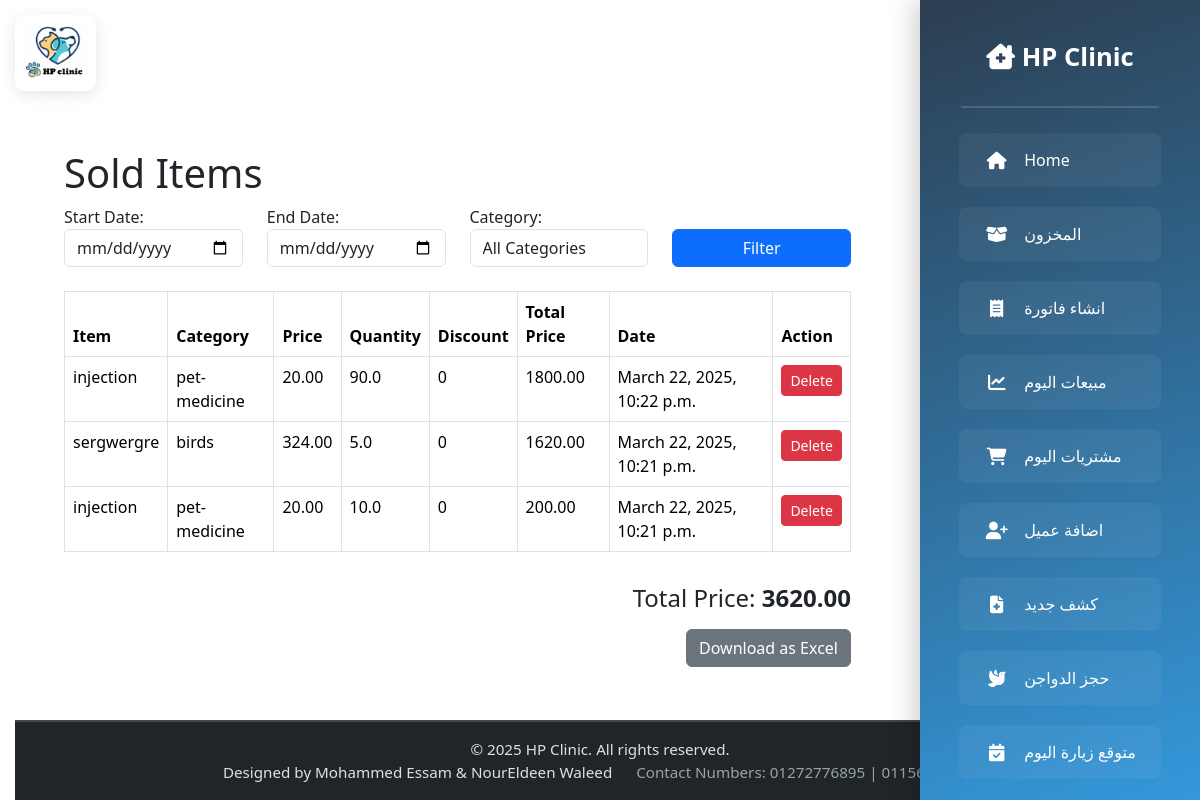
/sold-items/ (signed in), run on an earlier commit of the app's database.
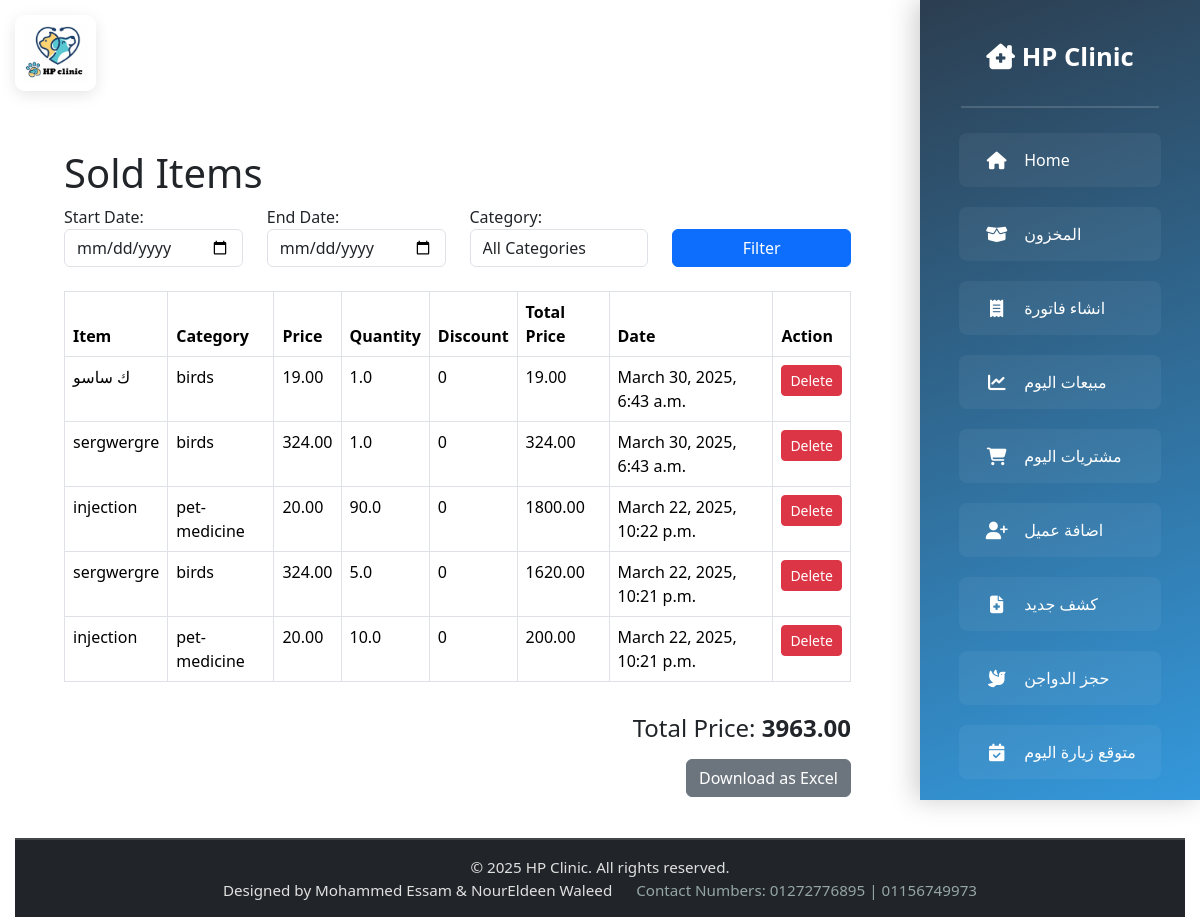
And on a later commit of the database.
### invoice/models.py (models this page shows, shortened)
class Invoice(models.Model):
    category = models.CharField(max_length=100)
    item = models.ForeignKey(Item, on_delete=models.SET_NULL, null=True)
    price = models.DecimalField(max_digits=10, decimal_places=2, default=0.00)
    quantity = models.FloatField(default=1)  # Changed to FloatField
    discount = models.IntegerField(default=0)
    total_price = models.DecimalField(max_digits=10, decimal_places=2, default=0.00)
    date = models.DateTimeField(auto_now_add=True)
    exp = models.DateField()

### prices/models.py (models this page shows, shortened)
class Item(models.Model):
    name = models.CharField(max_length=100)
    category = models.ForeignKey(Category, on_delete=models.CASCADE)
    price = models.IntegerField()
    quantity = models.FloatField()  # Changed to FloatField
    exp = models.DateField(default=datetime.date.today, null=True, blank=True)
    is_deleted = models.BooleanField(default=False)

### vetlogin/views.py (the view)
    def wrapper(request, *args, **kwargs):
        if request.user.username not in ALLOWED_USERS:
            return HttpResponseForbidden("You are not authorized to access this page.")
        return view_func(request, *args, **kwargs)

### vetlogin/views.py (called while the page is built)
def user_restricted(view_func):
    def wrapper(request, *args, **kwargs):
        if request.user.username not in ALLOWED_USERS:
            return HttpResponseForbidden("You are not authorized to access this page.")
        return view_func(request, *args, **kwargs)
    return wrapper

### templates/solditemspage/sold_items.html (shortened to what this page needs)
{% extends 'base.html' %}
{% block content %}
<div class="container">
    <h1>Sold Items</h1>
    <form method="get">
        <div class="row mb-3">
            <div class="col-12 col-md-3 mb-2">
                <label for="start_date">Start Date:</label>
                <input type="date" name="start_date" id="start_date" value="{{ start_date }}" class="form-control">
            </div>
            <div class="col-12 col-md-3 mb-2">
                <label for="end_date">End Date:</label>
                <input type="date" name="end_date" id="end_date" value="{{ end_date }}" class="form-control">
            </div>
            <div class="col-12 col-md-3 mb-2">
                <label for="category">Category:</label>
                <select name="category" id="category" class="form-control">
                    <option value="">All Categories</option>
                </select>
            </div>
            <div class="col-12 col-md-3 d-flex align-items-end mb-2">
                <button type="submit" class="btn btn-primary w-100">Filter</button>
            </div>
        </div>
    </form>
    <div class="table-responsive">
        <table class="table table-bordered">
            <thead>
                <tr>
                    <th>Item</th>
                    <th>Category</th>
                    <th>Price</th>
                    <th>Quantity</th>
                    <th>Discount</th>
                    <th>Total Price</th>
                    <th>Date</th>
                    <th>Action</th>
                </tr>
            </thead>
            <tbody>
                {% for invoice in invoices %}
                    <tr>
                        <td data-label="Item">
                            {% if invoice.item %}
                                {{ invoice.item.name }}
                            {% else %}
                                Deleted Item
                            {% endif %}
                        </td>
                        <td data-label="Category">{{ invoice.category }}</td>
                        <td data-label="Price">{{ invoice.price }}</td>
                        <td data-label="Quantity">{{ invoice.quantity }}</td>
                        <td data-label="Discount">{{ invoice.discount }}</td>
                        <td data-label="Total Price">{{ invoice.total_price }}</td>
                        <td data-label="Date">{{ invoice.date }}</td>
                        <td data-label="Action">
                            <form action="{% url 'delete_invoice' invoice.id %}" method="post">
                                <button type="submit" class="btn btn-danger btn-sm">Delete</button>
                            </form>
                        </td>
                    </tr>
                {% empty %}
                    <tr>
                        <td colspan="8" class="text-center">No invoices found.</td>
                    </tr>
                {% endfor %}
            </tbody>
        </table>
    </div>
    <div class="row mt-3">
        <div class="col-12 col-md-6 offset-md-6 text-md-end">
            <h4 class="mb-3">Total Price: <strong>{{ total_price|floatformat:2 }}</strong></h4>
        </div>
    </div>
    <div class="text-center text-md-end mb-3">
        <a href="{% url 'download_sold_items_excel' %}?start_date={{ start_date }}&end_date={{ end_date }}&category={{ category_id }}"
           class="btn btn-secondary">
            Download as Excel
        </a>
    </div>
</div>
{% endblock %}

### templates/base.html (shortened to what this page needs)
<!DOCTYPE html>
<html lang="en">
<head>
    <link href="https://cdn.jsdelivr.net/npm/bootstrap@5.3.3/dist/css/bootstrap.min.css" rel="stylesheet">
    <link rel="stylesheet" href="https://cdnjs.cloudflare.com/ajax/libs/font-awesome/6.4.0/css/all.min.css">
    {% load static %}
</head>
<body>
<div class="content-wrapper">
    <div class="logo-container">
        <a href="{% url 'home' %}">
            <img src="{% static 'images/logo.jpg' %}" alt="HP Clinic Logo" class="hover-scale">
        </a>
    </div>
    <nav class="navbar navbar-dark bg-dark">
        <div class="navbar-header">
            <a class="navbar-brand" href="{% url 'home' %}">
                <i class="fas fa-clinic-medical"></i> HP Clinic
            </a>
        </div>
        <div class="nav-scrollable">
            <ul class="nav flex-column px-2">
                <li class="nav-item">
                    <a class="nav-link" href="{% url 'home' %}">
                        <i class="fas fa-home"></i>Home
                    </a>
                </li>
                <li class="nav-item">
                    <a class="nav-link" href="{% url 'prices' %}">
                        <i class="fas fa-box-open"></i>المخزون
                    </a>
                </li>
                <li class="nav-item">
                    <a class="nav-link" href="{% url 'create_invoice' %}">
                        <i class="fas fa-receipt"></i>انشاء فاتورة
                    </a>
                </li>
                <li class="nav-item">
                    <a class="nav-link" href="{% url 'sold_today_items' %}">
                        <i class="fas fa-chart-line"></i>مبيعات اليوم
                    </a>
                </li>
                <li class="nav-item">
                    <a class="nav-link" href="{% url 'bought_today' %}">
                        <i class="fas fa-shopping-cart"></i>مشتريات اليوم
                    </a>
                </li>
                <li class="nav-item">
                    <a class="nav-link" href="{% url 'owners' %}">
                        <i class="fas fa-user-plus"></i>اضافة عميل
                    </a>
                </li>
                <li class="nav-item">
                    <a class="nav-link" href="{% url 'visits_list' %}">
                        <i class="fas fa-file-medical"></i>كشف جديد
                    </a>
                </li>
                <li class="nav-item">
                    <a class="nav-link" href="{% url 'birds_list' %}">
                        <i class="fas fa-dove"></i>حجز الدواجن
                    </a>
                </li>
                <li class="nav-item">
                    <a class="nav-link" href="{% url 'next_check' %}">
                        <i class="fas fa-calendar-check"></i>متوقع زيارة اليوم
                    </a>
                </li>
            </ul>
        </div>
    </nav>
    <main class="main-content">
        <div class="container mt-4">
            {% block content %}
            {% endblock %}
        </div>
    </main>
    <footer class="footer py-3 text-center bg-dark text-white">
        <p>&copy; 2025 HP Clinic. All rights reserved.</p>
        <p>Designed by Mohammed Essam & NourEldeen Waleed <span>Contact Numbers: 01272776895 | 01156749973</span></p>
    </footer>
</div>
</body>
</html>

### templates/base.html (style rules this page uses)
html, body { height: 100%; overflow-x: hidden; font-family: 'Segoe UI', Tahoma, Geneva, Verdana, sans-serif; }
.content-wrapper { display: flex; flex-direction: column; min-height: 100vh; padding-left: 15px; padding-right: 15px; }
.logo-container { position: fixed; top: 15px; left: 15px; z-index: 1000; background: rgba(255, 255, 255, 0.9); padding: 8px; border-radius: 10px; box-shadow: 0 4px 15px rgba(0,0,0,0.1); transition: transform 0.3s ease; }
.logo-container img { height: 50px; width: auto; }
.navbar { background: linear-gradient(160deg, #2c3e50, #3498db); width: 280px; height: 100vh; position: fixed; top: 0; right: -280px; transition: 0.3s cubic-bezier(0.4, 0, 0.2, 1); z-index: 999; box-shadow: -5px 0 25px rgba(0,0,0,0.2); display: flex; flex-direction: column; }
.navbar-header { padding: 25px; border-bottom: 2px solid rgba(255,255,255,0.15); flex-shrink: 0; }
.navbar-brand { font-size: 1.6rem; font-weight: 600; color: white !important; text-align: center; display: block; margin: 0; }
.nav-scrollable { flex: 1; overflow-y: auto; padding: 15px 20px; }
.nav-item { margin: 10px 0; transition: all 0.3s ease; }
.nav-link { color: white !important; padding: 15px 25px !important; border-radius: 8px; display: flex; align-items: center; gap: 15px; font-size: 1rem; transition: all 0.2s ease; background: rgba(255,255,255,0.05); }
.nav-link i { width: 25px; font-size: 1.1rem; text-align: center; }
.main-content { margin-top: 100px; width: 100%; transition: 0.3s; padding: 25px; }
.footer { margin-top: auto; padding: 2rem; background: rgba(52, 58, 64, 0.97); border-top: 2px solid rgba(255,255,255,0.15); }
.footer p { margin: 0; color: #e0e0e0; font-size: 0.95rem; }
.footer p span { display: inline-block; margin-left: 20px; color: #95a5a6; }
@media (min-width: 992px) { .navbar { right: 0; width: 280px; } }
@media (min-width: 992px) { .main-content { padding-right: 310px; } }
@media (min-width: 992px) { .logo-container img { height: 60px; } }

### templates/solditemspage/sold_items.html (style rules this page uses)
@media (min-width: 768px) { .table-responsive { overflow-x: auto; } }

What changed in the data, as far as the page shows it:
added Invoice: item.name "ك ساسو", category "birds", price "19.00", quantity "1.0", discount "0", total_price "19.00", date "March 30, 2025, 6:43 a.m."
added Invoice: item.name "sergwergre", category "birds", price "324.00", quantity "1.0", discount "0", total_price "324.00", date "March 30, 2025, 6:43 a.m."
Also different on the page:
{{ total_price|floatformat:2 }}: "3620.00" → "3963.00"
